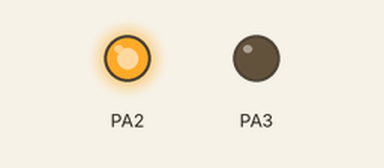
Bench run of a program on a simulated ATmega32, built with avr-gcc and emulated at 16 MHz. On the bench: output pins drawn as LEDs (lit = HIGH). At 42.0 s the program stops and its outputs stay as they are.

Above: at 0.1 s.
Timing chart, 0 to 1.6 s (numbered marks = the images above):
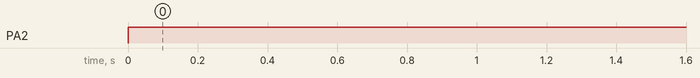

The program:

main.c
```c
/*
 * JT-160 DC motor.c
 *
 * Created: 5/23/2022 1:44:57 PM
 * Author : Lenovo pc
 */

#include <avr/io.h>
#define F_CPU 16000000UL
#include <util/delay.h>

int main(void)
{

	DDRA  |= (1<<PA2);  //port pa2 output
	DDRA  |= (1<<PA3);  //port pa3 output

	/* Replace with your application code */
	while (1)
	{

		PORTA|=(1<<2);
		_delay_ms(2000);

		PORTA|=(1<<2);
		_delay_ms(5000);

		PORTA|=(1<<2);
		_delay_ms(2000);

PORTA|=(1<<2);
		_delay_ms(5000);
	}
}
```

Measured:
- by itself, PA2: LOW → HIGH at 0.00 s
